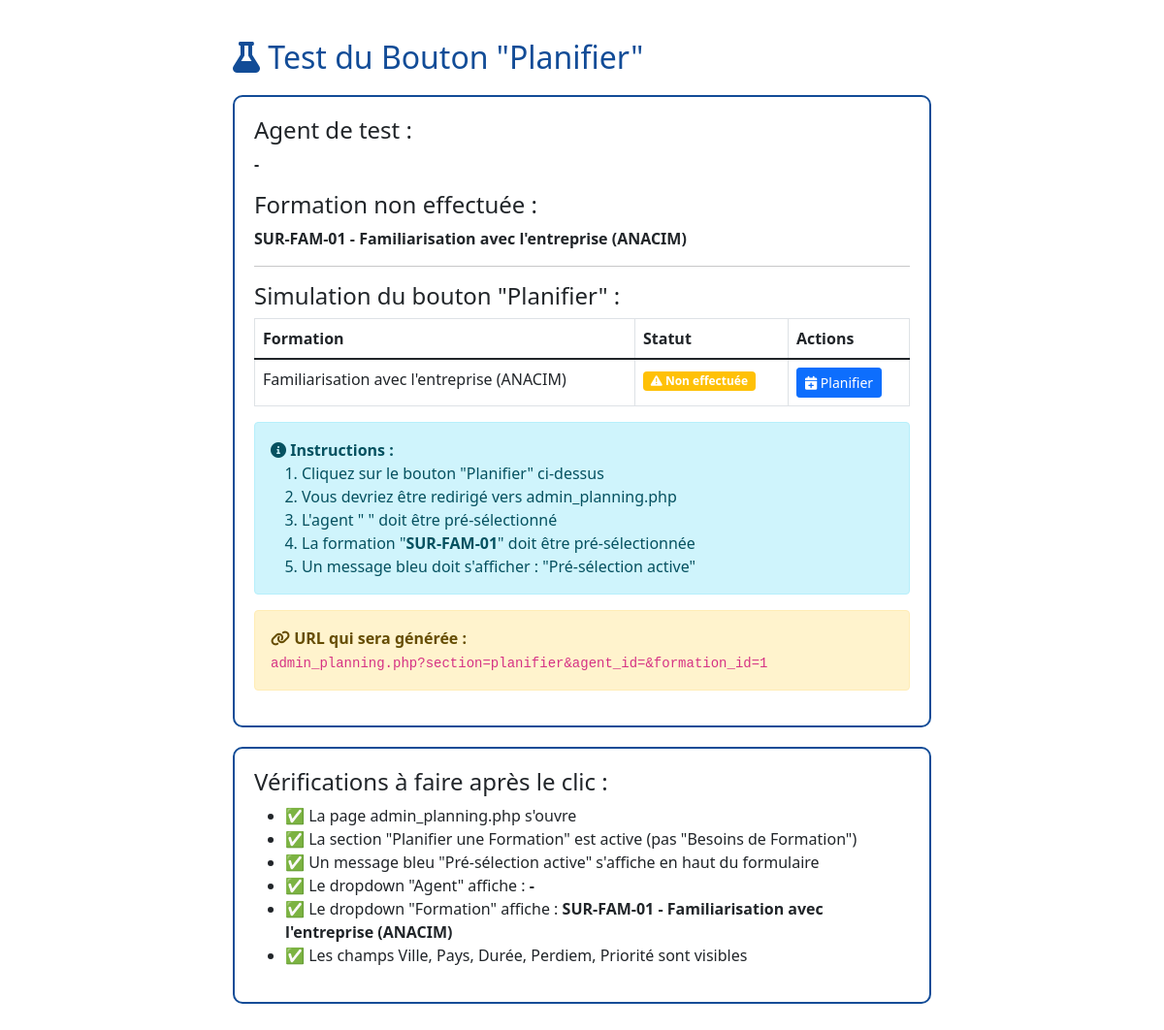
The app's page /test_button_planifier.php with its own data.
### tables this page shows
CREATE TABLE formations (
    id INT AUTO_INCREMENT PRIMARY KEY,
    numero VARCHAR(20) NOT NULL,
    intitule VARCHAR(255) NOT NULL,
    code VARCHAR(50) NOT NULL UNIQUE,
    ressource ENUM('Interne', 'Externe', 'Interne/Externe') NOT NULL,
    periodicite_mois INT NOT NULL,
    categorie ENUM('FAMILIARISATION', 'FORMATION_INITIALE', 'FORMATION_COURS_EMPLOI', 'FORMATION_TECHNIQUE') NOT NULL,
    created_at TIMESTAMP DEFAULT CURRENT_TIMESTAMP
);

### test_button_planifier.php (the view, shortened to what this page needs)
<?php
$database = new Database();
$db = $database->getConnection();
$stmt = $db->prepare("SELECT id, matricule, prenom, nom FROM agents LIMIT 1");
$stmt->execute();
$agent = $stmt->fetch();
$stmt = $db->prepare("SELECT id, code, intitule FROM formations WHERE NOT EXISTS (SELECT 1 FROM formations_agents WHERE agent_id = ? AND formation_id = formations.id) LIMIT 1");
$stmt->execute([$agent['id']]);
$formation = $stmt->fetch();
?>
<!DOCTYPE html>
<html lang="fr">
<head>
    <link href="https://cdn.jsdelivr.net/npm/bootstrap@5.1.3/dist/css/bootstrap.min.css" rel="stylesheet">
    <link href="https://cdnjs.cloudflare.com/ajax/libs/font-awesome/6.0.0/css/all.min.css" rel="stylesheet">
</head>
<body>
    <h2><i class="fas fa-flask"></i> Test du Bouton "Planifier"</h2>
    <div class="test-box">
        <h4>Agent de test :</h4>
        <p><strong><?= htmlspecialchars($agent['matricule']) ?> - <?= htmlspecialchars($agent['prenom'] . ' ' . $agent['nom']) ?></strong></p>
        <h4>Formation non effectuée :</h4>
        <p><strong><?= htmlspecialchars($formation['code']) ?> - <?= htmlspecialchars($formation['intitule']) ?></strong></p>
        <hr>
        <h4>Simulation du bouton "Planifier" :</h4>
        <table class="table table-bordered">
            <thead>
                <tr>
                    <th>Formation</th>
                    <th>Statut</th>
                    <th>Actions</th>
                </tr>
            </thead>
            <tbody>
                <tr>
                    <td><?= htmlspecialchars($formation['intitule']) ?></td>
                    <td>
                        <span class="badge bg-warning">
                            <i class="fas fa-exclamation-triangle"></i> Non effectuée
                        </span>
                    </td>
                    <td>
                        <button class="btn btn-sm btn-primary"
                                onclick="window.location.href='admin_planning.php?section=planifier&agent_id=<?= $agent['id'] ?>&formation_id=<?= $formation['id'] ?>'">
                            <i class="fas fa-calendar-plus"></i> Planifier
                        </button>
                    </td>
                </tr>
            </tbody>
        </table>
        <div class="alert alert-info mt-3">
            <strong><i class="fas fa-info-circle"></i> Instructions :</strong>
            <ol class="mb-0">
                <li>Cliquez sur le bouton "Planifier" ci-dessus</li>
                <li>Vous devriez être redirigé vers admin_planning.php</li>
                <li>L'agent "<strong><?= htmlspecialchars($agent['prenom'] . ' ' . $agent['nom']) ?></strong>" doit être pré-sélectionné</li>
                <li>La formation "<strong><?= htmlspecialchars($formation['code']) ?></strong>" doit être pré-sélectionnée</li>
                <li>Un message bleu doit s'afficher : "Pré-sélection active"</li>
            </ol>
        </div>
        <div class="alert alert-warning mt-3">
            <strong><i class="fas fa-link"></i> URL qui sera générée :</strong><br>
            <code>admin_planning.php?section=planifier&agent_id=<?= $agent['id'] ?>&formation_id=<?= $formation['id'] ?></code>
        </div>
    </div>
    <div class="test-box">
        <h4>Vérifications à faire après le clic :</h4>
        <ul>
            <li>✅ La page admin_planning.php s'ouvre</li>
            <li>✅ La section "Planifier une Formation" est active (pas "Besoins de Formation")</li>
            <li>✅ Un message bleu "Pré-sélection active" s'affiche en haut du formulaire</li>
            <li>✅ Le dropdown "Agent" affiche : <strong><?= htmlspecialchars($agent['matricule'] . ' - ' . $agent['prenom'] . ' ' . $agent['nom']) ?></strong></li>
            <li>✅ Le dropdown "Formation" affiche : <strong><?= htmlspecialchars($formation['code'] . ' - ' . $formation['intitule']) ?></strong></li>
            <li>✅ Les champs Ville, Pays, Durée, Perdiem, Priorité sont visibles</li>
        </ul>
    </div>
</body>
</html>

### test_button_planifier.php (style rules this page uses)
body { padding: 40px; max-width: 800px; margin: 0 auto; }
.test-box { border: 2px solid #124c97; padding: 20px; margin: 20px 0; border-radius: 10px; }
h2 { color: #124c97; }

### records on screen
formations: code "SUR-FAM-01", intitule "Familiarisation avec l'entreprise (ANACIM)", id "1", code+intitule "SUR-FAM-01 - Familiarisation avec l'entreprise (ANACIM)"

### other values on screen
$agent['matricule'] . ' - ' . $agent['prenom'] . ' ' . $agent['nom'] "-"
